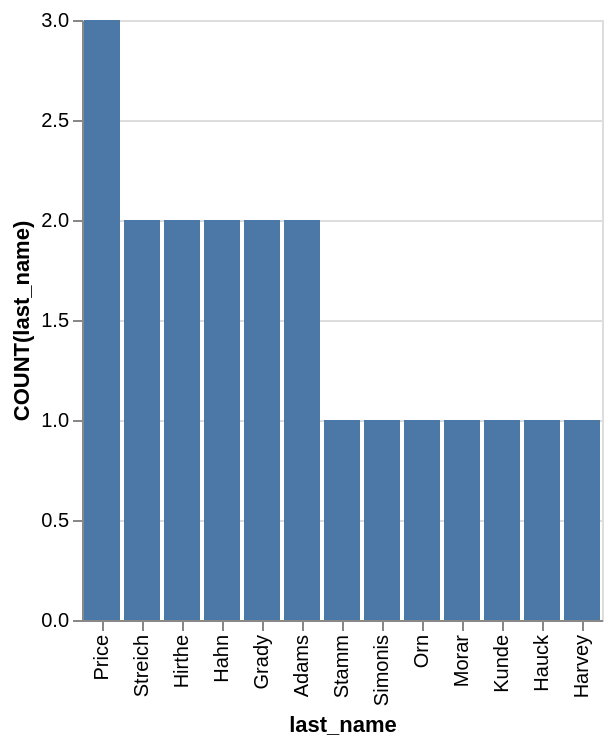

The Vega-Lite source for this figure:
### Vega-Lite specification from a JSON file in a GitHub repository (floating-point values rounded to 4 significant figures)
{"data": {"values": [{"x_data": "Price", "y_data": 3}, {"x_data": "Streich", "y_data": 2}, {"x_data": "Hirthe", "y_data": 2}, {"x_data": "Hahn", "y_data": 2}, {"x_data": "Grady", "y_data": 2}, {"x_data": "Adams", "y_data": 2}, {"x_data": "Stamm", "y_data": 1}, {"x_data": "Simonis", "y_data": 1}, {"x_data": "Orn", "y_data": 1}, {"x_data": "Morar", "y_data": 1}, {"x_data": "Kunde", "y_data": 1}, {"x_data": "Hauck", "y_data": 1}, {"x_data": "Harvey", "y_data": 1}]}, "mark": "bar", "encoding": {"x": {"field": "x_data", "type": "nominal", "title": "last_name", "sort": {"op": "sum", "field": "y_data", "order": "descending"}}, "y": {"field": "y_data", "type": "quantitative", "title": "COUNT(last_name)"}}}
